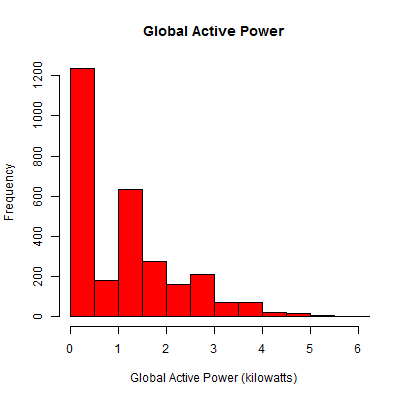

The R source for this figure:
source("openFile.R")
makePlot1 <- function(data = NULL){
  if(is.null(data))
    data <- openFile()

  png("plot1.png", width=400, height=400)
  hist(data[,3], col = "red", main = "Global Active Power",
       xlab = "Global Active Power (kilowatts)", xlim = c(0, 6))
  dev.off()
}

#makePlot1()